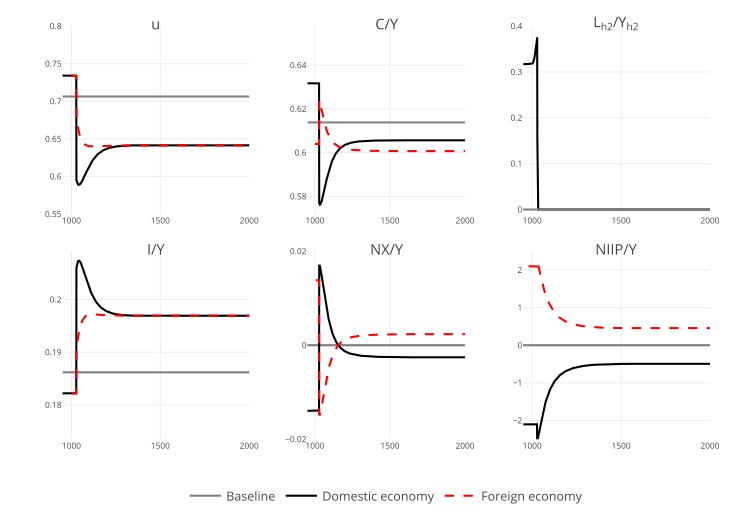

This figure's R source:
library(plotly)

# Load the data
load(here::here("R/simulated_series_for_plots"))

begin <- 950 #-10
  
end <- 2000

# Annotations for subplots
u <- list(
  text = "u",
  font = list(size = 14),
  xref = "paper",
  yref = "paper",
  yanchor = "bottom",
  xanchor = "center",
  align = "center",
  x = 0.5,
  y = 0.95,
  showarrow = FALSE)

gr_Y <- list(
  text = "gr<sub>Y&#770;</sub>",
  font = list(size = 14),
  xref = "paper",
  yref = "paper",
  yanchor = "bottom",
  xanchor = "center",
  align = "center",
  x = 0.5,
  y = 0.95,
  showarrow = FALSE)

C_Y <- list(
  text = "C/Y",
  font = list(size = 14),
  xref = "paper",
  yref = "paper",
  yanchor = "bottom",
  xanchor = "center",
  align = "center",
  x = 0.5,
  y = 0.95,
  showarrow = FALSE)

I_Y <- list(
  text = "I/Y",
  font = list(size = 14),
  xref = "paper",
  yref = "paper",
  yanchor = "bottom",
  xanchor = "center",
  align = "center",
  x = 0.5,
  y = 0.95,
  showarrow = FALSE)

G_Y <- list(
  text = "G/Y",
  font = list(size = 14),
  xref = "paper",
  yref = "paper",
  yanchor = "bottom",
  xanchor = "center",
  align = "center",
  x = 0.5,
  y = 0.95,
  showarrow = FALSE)

NX_Y <- list(
  text = "NX/Y",
  font = list(size = 14),
  xref = "paper",
  yref = "paper",
  yanchor = "bottom",
  xanchor = "center",
  align = "center",
  x = 0.5,
  y = 0.95,
  showarrow = FALSE)

L_Yh2 <- list(
  text = "L<sub>h2</sub>/Y<sub>h2</sub>",
  font = list(size = 14),
  xref = "paper",
  yref = "paper",
  yanchor = "bottom",
  xanchor = "center",
  align = "center",
  x = 0.5,
  y = 0.95,
  showarrow = FALSE)

NIIP_Y <- list(
  text = "NIIP/Y",
  font = list(size = 14),
  xref = "paper",
  yref = "paper",
  yanchor = "bottom",
  xanchor = "center",
  align = "center",
  x = 0.5,
  y = 0.95,
  showarrow = FALSE)

# Utilization rate
p_u <- plot_ly() %>% 
  add_trace(x = 0:(nrow(d3)-3),
            y = tail(d1$u, 1),
            type = "scatter",
            mode = "lines",
            name = "u<sub>baseline</sub>",
            line = list(color = "grey")) %>% 
  add_trace(x = 0:(nrow(d3)-1),
            y = d3$u,
            type = "scatter",
            mode = "lines",
            line = list(color = "black"),
            name = "u") %>% 
  add_trace(x = 0:(nrow(d3)-1),
            y = d3$ux,
            type = "scatter",
            mode = "lines",
            line = list(color = "red",
                        dash = "dash"),
            name = "u<sub>x</sub>") %>%
  layout(xaxis = list(range = c(begin, end),
                      tickfont = list(size = 8)),
         yaxis = list(range = c(0.55, 0.8),
                      tickfont = list(size = 8),
                      dtick = 0.05),
         annotations = u,
         showlegend = TRUE,
         hovermode = "compare")

#p_u

# Growth rate of output
p_gr_Y <- plot_ly() %>% 
  # add_trace(x = 0:(nrow(d3)-3),
  #           y = tail(d3$gr_Y, 1),
  #           type = "scatter",
  #           mode = "lines",
  #           line = list(color = "black",
  #                       dash = "dot",
  #                       width = 1),
  #           hoverinfo = "none") %>% 
  add_trace(x = 0:(nrow(d3)-3),
            y = tail(d1$gr_Y, 1),
            type = "scatter",
            mode = "lines",
            line = list(color = "grey"),
            name = "gr<sub>Y&#770;<sub>baseline</sub></sub>") %>%
  add_trace(x = 0:(nrow(d3)-3),
            y = d3$gr_Y[3:nrow(d3)],
            type = "scatter",
            mode = "lines",
            line = list(color = "black"),
            name = "gr<sub>Y&#770;<sub>") %>% 
  add_trace(x = 0:(nrow(d3)-3),
            y = d3$gr_Yx[3:nrow(d3)],
            type = "scatter",
            mode = "lines",
            name = "gr<sub>Y&#770;<sub>x</sub></sub>",
            line = list(color = "red",
                        dash = "dash")) %>%
  layout(xaxis = list(range = c(begin, end),
                      tickfont = list(size = 8)),
         yaxis = list(range = c(0.014, 0.018),
                      tickfont = list(size = 8)),
         annotations = gr_Y,
         showlegend = TRUE,
         hovermode = "compare")

#p_gr_Y

# Consumption share
p_C <- plot_ly() %>% 
  add_trace(x = 0:(nrow(d3)-3),
            y = tail(d1$C_Y, 1),
            type = "scatter",
            mode = "lines",
            name = "gr<sub>Y<sub>x</sub></sub>",
            line = list(color = "grey")) %>% 
  add_trace(x = 0:(nrow(d3)-1),
            y = d3$C_Y,
            type = "scatter",
            mode = "lines",
            line = list(color = "black"),
            name = "C/Y") %>% 
  add_trace(x = 0:(nrow(d3)-1),
            y = d3$C_Yx,
            type = "scatter",
            mode = "lines",
            line = list(color = "red",
                        dash = "dash"),
            name = "C/Y<sub>x</sub>") %>%
  layout(xaxis = list(range = c(begin, end),
                      tickfont = list(size = 8)),
         yaxis = list(tickfont = list(size = 8)),
         annotations = C_Y,
         showlegend = TRUE,
         hovermode = "compare")
#p_C

# Investment share
p_I <- plot_ly() %>%
  # add_trace(x = 0:(nrow(d3)-3),
  #           y = tail(d3$I_Y, 1),
  #           type = "scatter",
  #           mode = "lines",
  #           hoverinfo = "none",
  #           line = list(color = "black",
  #                       dash = "dot",
  #                       width = 1)) %>% 
  add_trace(x = 0:(nrow(d3)-3),
            y = tail(d1$I_Y, 1),
            type = "scatter",
            mode = "lines",
            name = "I/Y<sub>baseline</sub>",
            line = list(color = "grey")) %>% 
  add_trace(x = 0:(nrow(d3)-1),
            y = d3$I_Y,
            type = "scatter",
            mode = "lines",
            line = list(color = "black"),
            name = "I/Y") %>% 
  add_trace(x = 0:(nrow(d3)-1),
            y = d3$I_Yx,
            type = "scatter",
            mode = "lines",
            line = list(color = "red",
                        dash = "dash"),
            name = "I/Y<sub>x</sub>") %>%
  layout(xaxis = list(range = c(begin, end),
                      tickfont = list(size = 8)),
         yaxis = list(tickfont = list(size = 8)),
         annotations = I_Y,
         showlegend = TRUE,
         hovermode = "compare")

#p_I

# Government share
p_G <- plot_ly() %>% 
  add_trace(x = 0:(nrow(d3)-1),
            y = round(d3$G_Y, digits = 2),
            type = "scatter",
            mode = "lines",
            line = list(color = "black"),
            name = "G/Y") %>% 
  add_trace(x = 0:(nrow(d3)-1),
            y = round(d3$G_Yx, digits = 2),
            type = "scatter",
            mode = "lines",
            line = list(color = "red",
                        dash = "dash"),
            name = "G/Y<sub>x</sub>") %>%
  layout(xaxis = list(range = c(begin, end),
                      tickfont = list(size = 8)),
         yaxis = list(range = c(0, 0.3), 
                      tickfont = list(size = 8)),
         annotations = G_Y,
         showlegend = TRUE,
         hovermode = "compare")

#p_G

# Net export share
p_NX <- plot_ly() %>% 
  add_trace(x = 0:(nrow(d3)-3),
            y = tail(d1$NX_Y, 1),
            type = "scatter",
            mode = "lines",
            name = "Baseline",
            line = list(color = "grey")) %>% 
  add_trace(x = 0:(nrow(d3)-1),
            y = d3$NX_Y,
            type = "scatter",
            mode = "lines",
            line = list(color = "black"),
            name = "Domestic economy") %>% # NX/Y 
  add_trace(x = 0:(nrow(d3)-1),
            y = d3$NX_Yx,
            type = "scatter",
            mode = "lines",
            line = list(color = "red",
                        dash = "dash"),
            name = "External economy") %>% # NX/Y<sub>x</sub>
  layout(xaxis = list(range = c(begin, end),
                      tickfont = list(size = 8)),
         yaxis = list(range = c(-0.02, 0.02),
                      tickfont = list(size = 8),
                      dtick = 0.02),
         annotations = NX_Y,
         showlegend = TRUE,
         hovermode = "compare")

#p_NX

# NIIP share
p_NIIP <- plot_ly() %>% 
  add_trace(x = 0:(nrow(d3)-3),
            y = 0,
            type = "scatter",
            mode = "lines",
            name = "Baseline",
            line = list(color = "grey")) %>% 
  add_trace(x = 0:(nrow(d3)-1),
            y = d3$NIIP_Y,
            type = "scatter",
            mode = "lines",
            line = list(color = "black"),
            name = "Domestic economy") %>% 
  add_trace(x = 0:(nrow(d3)-1),
            y = d3$NIIP_Yx,
            type = "scatter",
            mode = "lines",
            line = list(color = "red",
                        dash = "dash"),
            name = "External economy") %>% 
  layout(xaxis = list(range = c(begin, end),
                      tickfont = list(size = 8)),
         yaxis = list(range = c(-2.5, 2.5),
                      tickfont = list(size = 8),
                      dtick = 1),
         annotations = NIIP_Y,
         showlegend = TRUE,
         hovermode = "compare")

# p_NIIP

# Debt to income ratio
p_L_Yh2 <- plot_ly() %>% 
  add_trace(x = 0:(nrow(d3)-1),
            y = d3$L_Yh2,
            type = "scatter",
            mode = "lines",
            line = list(color = "black"),
            name = "(L/Y)<sub>h2</sub>") %>% 
  add_trace(x = 0:(nrow(d3)-3),
            y = 0,
            type = "scatter",
            mode = "lines",
            name = "Baseline",
            line = list(color = "grey")) %>% 
  layout(xaxis = list(range = c(begin, end),
                      tickfont = list(size = 8)),
         yaxis = list(range = c(-0.01, 0.4), 
                      tickfont = list(size = 8)),
         annotations = L_Yh2,
         showlegend = TRUE,
         hovermode = "compare")

#p_L_Yh2

sub_plots <- subplot(style(p_u, showlegend = FALSE),
                     style(p_C, showlegend = FALSE),
                     style(p_L_Yh2, showlegend = FALSE),
                     style(p_I, showlegend = FALSE),
                     style(p_NX, showlegend = FALSE),
                     p_NIIP,
                     nrows = 2, margin = 0.045, titleY = T, titleX = T) %>%
  layout(legend = list(x = 0.5,
                       orientation = "h",
                       xanchor = "center",
                       font = list(size = 12))) %>% 
  config(displayModeBar = F)

sub_plots

# orca(
#   sub_plots,
#   file = "R/plots/figure3_alternative.pdf"
# )

sub_plots_smaller <- subplot(style(p_u, showlegend = FALSE),
                     style(p_C, showlegend = FALSE),
                     style(p_L_Yh2, showlegend = FALSE),
                     p_NX,
                     nrows = 2, margin = 0.045, titleY = T, titleX = T) %>%
  layout(legend = list(x = 0.5,
                       orientation = "h",
                       xanchor = "center",
                       font = list(size = 12))) %>% 
  config(displayModeBar = F)

sub_plots_smaller

# orca(
#   sub_plots_smaller,
#   file = "R/plots/figure3_alternative_smaller.pdf"
# )
